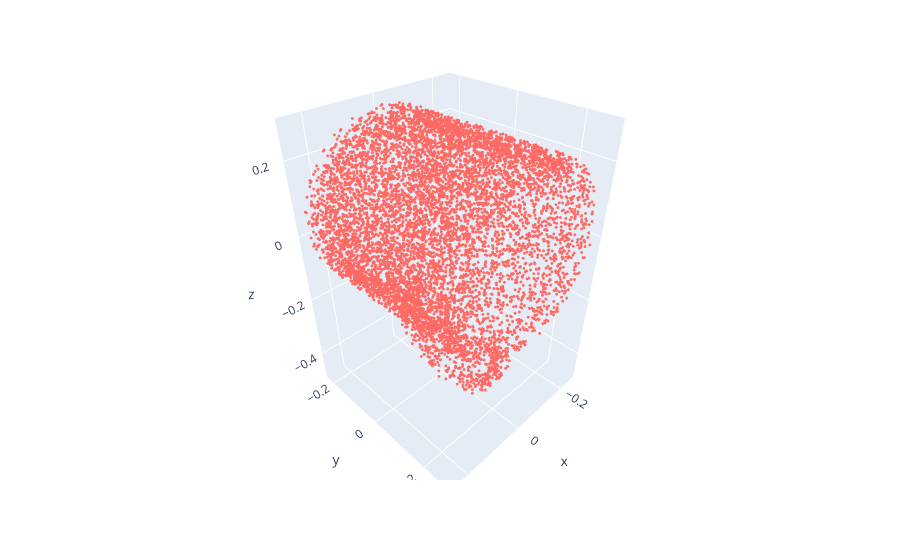

The code cell stored with this chart in its notebook:
### Code cell
# -- Plot with plotly -- #
init_notebook_mode(connected=True)         # initiate notebook for offline plot

fig = px.scatter_3d()

fig.add_trace(go.Scatter3d(
    x=pos_coord[:, 0], y=pos_coord[:, 1], z=pos_coord[:, 2],
    mode='markers', 
    marker=dict(color='rgba(255, 106, 100, 1.0)', size=1)
))
fig.update_layout(scene_aspectmode='data')
iplot(fig)

### Figure 1 — Plotly figure (JSON) as saved in the notebook; plotly's stock layout.template omitted (floating-point values rounded to 4 significant figures; data arrays with more than 128 entries replaced by an {"elided": "..."} marker saying what was removed)
{"data": [{"hovertemplate": "<extra></extra>", "legendgroup": "", "marker": {"color": "#636efa", "symbol": "circle"}, "mode": "markers", "name": "", "scene": "scene", "showlegend": false, "type": "scatter3d"}, {"marker": {"color": "rgba(255, 106, 100, 1.0)", "size": 1}, "mode": "markers", "type": "scatter3d", "x": {"elided": "8347 float values"}, "y": {"elided": "8347 float values"}, "z": {"elided": "8347 float values"}}], "layout": {"legend": {"tracegroupgap": 0}, "margin": {"t": 60}, "scene": {"aspectmode": "data", "domain": {"x": [0, 1], "y": [0, 1]}}}}
